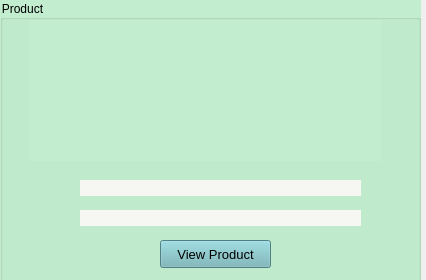
<?xml version="1.0" encoding="UTF-8"?>
<ui version="4.0">
 <class>Form</class>
 <widget class="QWidget" name="Form">
  <property name="geometry">
   <rect>
    <x>0</x>
    <y>0</y>
    <width>426</width>
    <height>280</height>
   </rect>
  </property>
  <property name="sizePolicy">
   <sizepolicy hsizetype="Fixed" vsizetype="Fixed">
    <horstretch>0</horstretch>
    <verstretch>0</verstretch>
   </sizepolicy>
  </property>
  <property name="windowTitle">
   <string>Form</string>
  </property>
  <widget class="QLabel" name="label">
   <property name="geometry">
    <rect>
     <x>120</x>
     <y>180</y>
     <width>271</width>
     <height>16</height>
    </rect>
   </property>
   <property name="text">
    <string/>
   </property>
  </widget>
  <widget class="QGroupBox" name="groupBox">
   <property name="geometry">
    <rect>
     <x>0</x>
     <y>0</y>
     <width>421</width>
     <height>321</height>
    </rect>
   </property>
   <property name="sizePolicy">
    <sizepolicy hsizetype="Fixed" vsizetype="Fixed">
     <horstretch>0</horstretch>
     <verstretch>0</verstretch>
    </sizepolicy>
   </property>
   <property name="styleSheet">
    <string notr="true">background-color: rgb(194, 237, 206);</string>
   </property>
   <property name="title">
    <string>Product</string>
   </property>
   <widget class="QLabel" name="prod_image_label">
    <property name="geometry">
     <rect>
      <x>30</x>
      <y>20</y>
      <width>351</width>
      <height>141</height>
     </rect>
    </property>
    <property name="sizePolicy">
     <sizepolicy hsizetype="Fixed" vsizetype="Fixed">
      <horstretch>0</horstretch>
      <verstretch>0</verstretch>
     </sizepolicy>
    </property>
    <property name="minimumSize">
     <size>
      <width>351</width>
      <height>141</height>
     </size>
    </property>
    <property name="maximumSize">
     <size>
      <width>351</width>
      <height>141</height>
     </size>
    </property>
    <property name="styleSheet">
     <string notr="true">border-color: rgb(246, 246, 242);</string>
    </property>
    <property name="text">
     <string/>
    </property>
   </widget>
   <widget class="QPushButton" name="viewprod_btn">
    <property name="geometry">
     <rect>
      <x>160</x>
      <y>240</y>
      <width>111</width>
      <height>28</height>
     </rect>
    </property>
    <property name="font">
     <font>
      <pointsize>10</pointsize>
     </font>
    </property>
    <property name="styleSheet">
     <string notr="true">background-color: rgb(111, 179, 184);</string>
    </property>
    <property name="text">
     <string>View Product</string>
    </property>
   </widget>
   <widget class="QLabel" name="name_label">
    <property name="geometry">
     <rect>
      <x>80</x>
      <y>180</y>
      <width>281</width>
      <height>16</height>
     </rect>
    </property>
    <property name="styleSheet">
     <string notr="true">background-color: rgb(246, 246, 242);</string>
    </property>
    <property name="text">
     <string/>
    </property>
   </widget>
   <widget class="QLabel" name="price_label">
    <property name="geometry">
     <rect>
      <x>80</x>
      <y>210</y>
      <width>281</width>
      <height>16</height>
     </rect>
    </property>
    <property name="styleSheet">
     <string notr="true">background-color: rgb(246, 246, 242);</string>
    </property>
    <property name="text">
     <string/>
    </property>
   </widget>
  </widget>
 </widget>
 <resources/>
 <connections/>
</ui>
